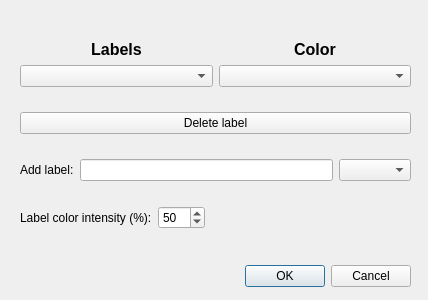
<?xml version="1.0" encoding="UTF-8"?>
<ui version="4.0">
 <class>Dialog</class>
 <widget class="QDialog" name="Dialog">
  <property name="geometry">
   <rect>
    <x>0</x>
    <y>0</y>
    <width>428</width>
    <height>300</height>
   </rect>
  </property>
  <property name="windowTitle">
   <string>Dialog</string>
  </property>
  <widget class="QDialogButtonBox" name="buttonBox">
   <property name="geometry">
    <rect>
     <x>70</x>
     <y>260</y>
     <width>341</width>
     <height>32</height>
    </rect>
   </property>
   <property name="orientation">
    <enum>Qt::Horizontal</enum>
   </property>
   <property name="standardButtons">
    <set>QDialogButtonBox::Cancel|QDialogButtonBox::Ok</set>
   </property>
  </widget>
  <widget class="QWidget" name="verticalLayoutWidget">
   <property name="geometry">
    <rect>
     <x>20</x>
     <y>20</y>
     <width>391</width>
     <height>231</height>
    </rect>
   </property>
   <layout class="QVBoxLayout" name="verticalLayout">
    <item>
     <layout class="QHBoxLayout" name="horizontalLayout">
      <item>
       <layout class="QVBoxLayout" name="verticalLayout_label">
        <item>
         <widget class="QLabel" name="label_label">
          <property name="maximumSize">
           <size>
            <width>16777215</width>
            <height>20</height>
           </size>
          </property>
          <property name="font">
           <font>
            <pointsize>12</pointsize>
            <weight>75</weight>
            <bold>true</bold>
           </font>
          </property>
          <property name="text">
           <string>Labels</string>
          </property>
          <property name="alignment">
           <set>Qt::AlignCenter</set>
          </property>
         </widget>
        </item>
        <item>
         <widget class="QComboBox" name="comboBox_label"/>
        </item>
       </layout>
      </item>
      <item>
       <layout class="QVBoxLayout" name="verticalLayout_color">
        <item>
         <widget class="QLabel" name="label_color">
          <property name="maximumSize">
           <size>
            <width>16777215</width>
            <height>20</height>
           </size>
          </property>
          <property name="font">
           <font>
            <pointsize>12</pointsize>
            <weight>75</weight>
            <bold>true</bold>
           </font>
          </property>
          <property name="text">
           <string>Color</string>
          </property>
          <property name="alignment">
           <set>Qt::AlignCenter</set>
          </property>
         </widget>
        </item>
        <item>
         <widget class="QComboBox" name="comboBox_color"/>
        </item>
       </layout>
      </item>
     </layout>
    </item>
    <item>
     <widget class="QPushButton" name="pushButton">
      <property name="text">
       <string>Delete label</string>
      </property>
     </widget>
    </item>
    <item>
     <layout class="QHBoxLayout" name="horizontalLayout_new_label">
      <item>
       <widget class="QLabel" name="label_new_label">
        <property name="text">
         <string>Add label:</string>
        </property>
       </widget>
      </item>
      <item>
       <widget class="QLineEdit" name="lineEdit_new_label"/>
      </item>
      <item>
       <widget class="QComboBox" name="comboBox_new_label_color"/>
      </item>
     </layout>
    </item>
    <item>
     <layout class="QGridLayout" name="gridLayout_opacity">
      <item row="0" column="1">
       <widget class="QDoubleSpinBox" name="doubleSpinBox_opacity">
        <property name="decimals">
         <number>0</number>
        </property>
        <property name="minimum">
         <double>0.000000000000000</double>
        </property>
        <property name="maximum">
         <double>100.000000000000000</double>
        </property>
        <property name="value">
         <double>50.000000000000000</double>
        </property>
       </widget>
      </item>
      <item row="0" column="0">
       <widget class="QLabel" name="label_opacity">
        <property name="text">
         <string>Label color intensity (%):</string>
        </property>
       </widget>
      </item>
      <item row="0" column="2">
       <spacer name="horizontalSpacer">
        <property name="orientation">
         <enum>Qt::Horizontal</enum>
        </property>
        <property name="sizeType">
         <enum>QSizePolicy::MinimumExpanding</enum>
        </property>
        <property name="sizeHint" stdset="0">
         <size>
          <width>50</width>
          <height>20</height>
         </size>
        </property>
       </spacer>
      </item>
     </layout>
    </item>
   </layout>
  </widget>
 </widget>
 <resources/>
 <connections>
  <connection>
   <sender>buttonBox</sender>
   <signal>accepted()</signal>
   <receiver>Dialog</receiver>
   <slot>accept()</slot>
   <hints>
    <hint type="sourcelabel">
     <x>248</x>
     <y>254</y>
    </hint>
    <hint type="destinationlabel">
     <x>157</x>
     <y>274</y>
    </hint>
   </hints>
  </connection>
  <connection>
   <sender>buttonBox</sender>
   <signal>rejected()</signal>
   <receiver>Dialog</receiver>
   <slot>reject()</slot>
   <hints>
    <hint type="sourcelabel">
     <x>316</x>
     <y>260</y>
    </hint>
    <hint type="destinationlabel">
     <x>286</x>
     <y>274</y>
    </hint>
   </hints>
  </connection>
 </connections>
</ui>
